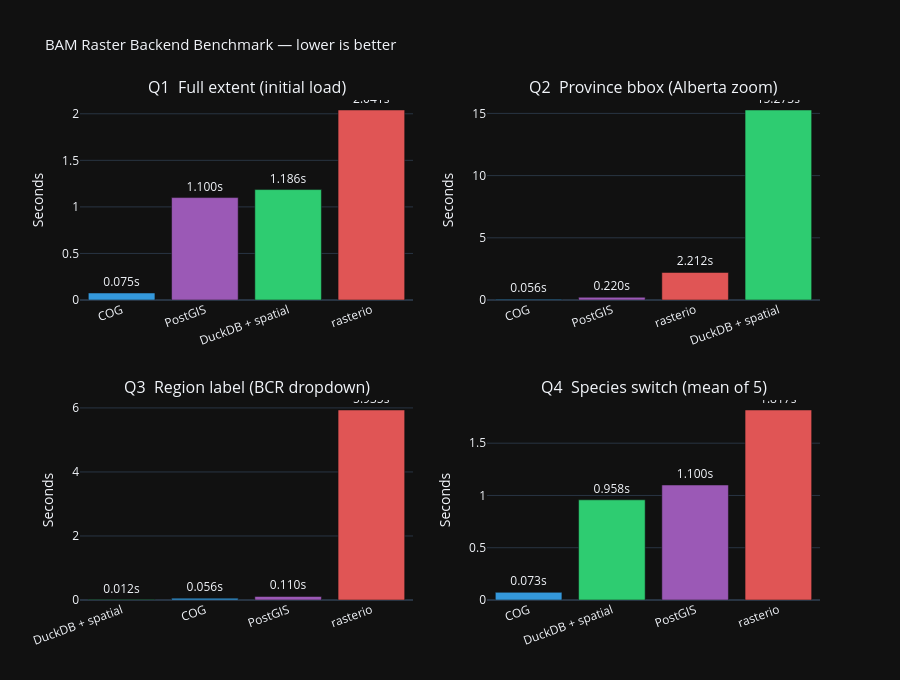

This figure's notebook cell:
### Code cell
# ── 4-panel bar chart — one panel per query ───────────────────────────
COLOURS = {
    'rasterio':       '#E05555',
    'DuckDB + spatial': '#2ECC71',
    'COG':            '#3498DB',
    'PostGIS':        '#9B59B6',
}

QUERY_ORDER = [
    'Q1 full extent',
    'Q2 province bbox (Alberta)',
    'Q3 region label (AB)',
    'Q4 species switch (mean)',
]
# COG has two Q1 variants — use the overview version for the panel
QUERY_ALIASES = {
    'Q1 full extent (1/4 overview)': 'Q1 full extent',
    'Q2 province bbox (windowed)':    'Q2 province bbox (Alberta)',
    'Q3 region label (AB)':           'Q3 region label (AB)',
}

# Normalise COG query names for comparison
r = results.copy()
r['Query'] = r['Query'].replace(QUERY_ALIASES)
r = r[r['Query'].isin(QUERY_ORDER)]
# Keep the best (fastest) time per method × query
r = r.loc[r.groupby(['Method','Query'])['Seconds'].idxmin()]

fig = make_subplots(
    rows=2, cols=2,
    subplot_titles=[
        'Q1  Full extent (initial load)',
        'Q2  Province bbox (Alberta zoom)',
        'Q3  Region label (BCR dropdown)',
        'Q4  Species switch (mean of 5)',
    ],
    vertical_spacing=0.2,
    horizontal_spacing=0.1,
)

for (row, col), query in zip([(1,1),(1,2),(2,1),(2,2)], QUERY_ORDER):
    sub = r[r['Query'] == query].sort_values('Seconds')
    fig.add_trace(go.Bar(
        x=sub['Method'],
        y=sub['Seconds'],
        marker_color=[COLOURS.get(m, '#AAA') for m in sub['Method']],
        text=sub['Seconds'].apply(lambda v: f'{v:.3f}s'),
        textposition='outside',
        showlegend=False,
        hovertemplate='%{x}: %{y:.3f}s<extra></extra>',
    ), row=row, col=col)

fig.update_yaxes(title_text='Seconds')
fig.update_xaxes(tickangle=-20)
fig.update_layout(
    height=680,
    template='plotly_dark',
    title=dict(
        text='BAM Raster Backend Benchmark — lower is better',
        font_size=15,
    ),
)
fig.show()

### Figure 1 — Plotly figure (JSON) as saved in the notebook; plotly's stock layout.template omitted (floating-point values rounded to 4 significant figures)
{"data": [{"hovertemplate": "%{x}: %{y:.3f}s<extra></extra>", "marker": {"color": ["#3498DB", "#9B59B6", "#2ECC71", "#E05555"]}, "showlegend": false, "text": ["0.075s", "1.100s", "1.186s", "2.041s"], "textposition": "outside", "type": "bar", "x": ["COG", "PostGIS", "DuckDB + spatial", "rasterio"], "xaxis": "x", "y": [0.0752, 1.1, 1.186, 2.041], "yaxis": "y"}, {"hovertemplate": "%{x}: %{y:.3f}s<extra></extra>", "marker": {"color": ["#3498DB", "#9B59B6", "#E05555", "#2ECC71"]}, "showlegend": false, "text": ["0.056s", "0.220s", "2.212s", "15.273s"], "textposition": "outside", "type": "bar", "x": ["COG", "PostGIS", "rasterio", "DuckDB + spatial"], "xaxis": "x2", "y": [0.056, 0.22, 2.212, 15.27], "yaxis": "y2"}, {"hovertemplate": "%{x}: %{y:.3f}s<extra></extra>", "marker": {"color": ["#2ECC71", "#3498DB", "#9B59B6", "#E05555"]}, "showlegend": false, "text": ["0.012s", "0.056s", "0.110s", "5.935s"], "textposition": "outside", "type": "bar", "x": ["DuckDB + spatial", "COG", "PostGIS", "rasterio"], "xaxis": "x3", "y": [0.0123, 0.056, 0.11, 5.935], "yaxis": "y3"}, {"hovertemplate": "%{x}: %{y:.3f}s<extra></extra>", "marker": {"color": ["#3498DB", "#2ECC71", "#9B59B6", "#E05555"]}, "showlegend": false, "text": ["0.073s", "0.958s", "1.100s", "1.817s"], "textposition": "outside", "type": "bar", "x": ["COG", "DuckDB + spatial", "PostGIS", "rasterio"], "xaxis": "x4", "y": [0.073, 0.9583, 1.1, 1.817], "yaxis": "y4"}], "layout": {"annotations": [{"font": {"size": 16}, "showarrow": false, "text": "Q1  Full extent (initial load)", "x": 0.225, "xanchor": "center", "xref": "paper", "y": 1, "yanchor": "bottom", "yref": "paper"}, {"font": {"size": 16}, "showarrow": false, "text": "Q2  Province bbox (Alberta zoom)", "x": 0.775, "xanchor": "center", "xref": "paper", "y": 1, "yanchor": "bottom", "yref": "paper"}, {"font": {"size": 16}, "showarrow": false, "text": "Q3  Region label (BCR dropdown)", "x": 0.225, "xanchor": "center", "xref": "paper", "y": 0.4, "yanchor": "bottom", "yref": "paper"}, {"font": {"size": 16}, "showarrow": false, "text": "Q4  Species switch (mean of 5)", "x": 0.775, "xanchor": "center", "xref": "paper", "y": 0.4, "yanchor": "bottom", "yref": "paper"}], "height": 680, "title": {"font": {"size": 15}, "text": "BAM Raster Backend Benchmark — lower is better"}, "xaxis": {"anchor": "y", "domain": [0, 0.45], "tickangle": -20}, "xaxis2": {"anchor": "y2", "domain": [0.55, 1], "tickangle": -20}, "xaxis3": {"anchor": "y3", "domain": [0, 0.45], "tickangle": -20}, "xaxis4": {"anchor": "y4", "domain": [0.55, 1], "tickangle": -20}, "yaxis": {"anchor": "x", "domain": [0.6, 1], "title": {"text": "Seconds"}}, "yaxis2": {"anchor": "x2", "domain": [0.6, 1], "title": {"text": "Seconds"}}, "yaxis3": {"anchor": "x3", "domain": [0, 0.4], "title": {"text": "Seconds"}}, "yaxis4": {"anchor": "x4", "domain": [0, 0.4], "title": {"text": "Seconds"}}}}
